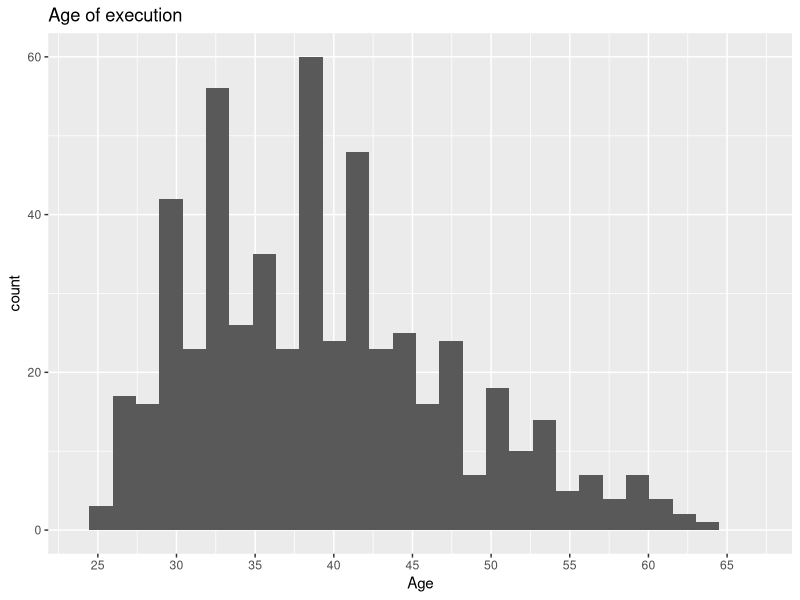
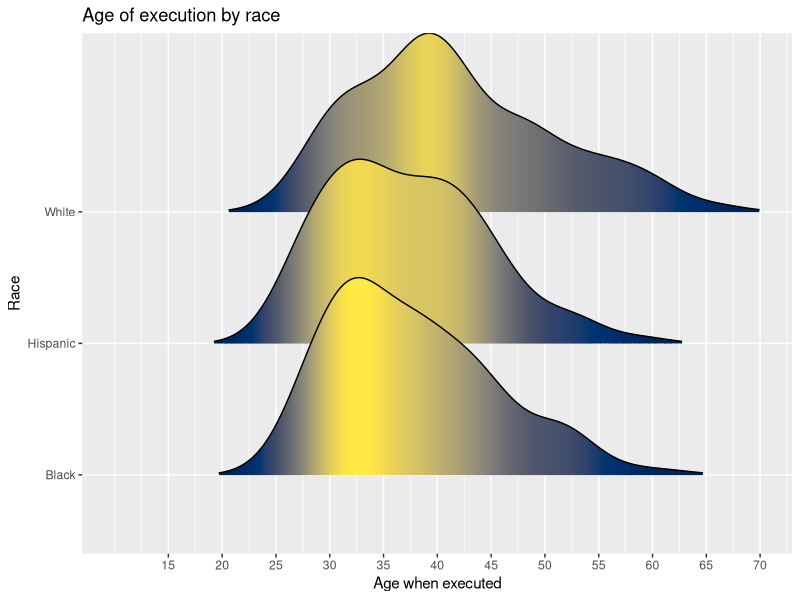
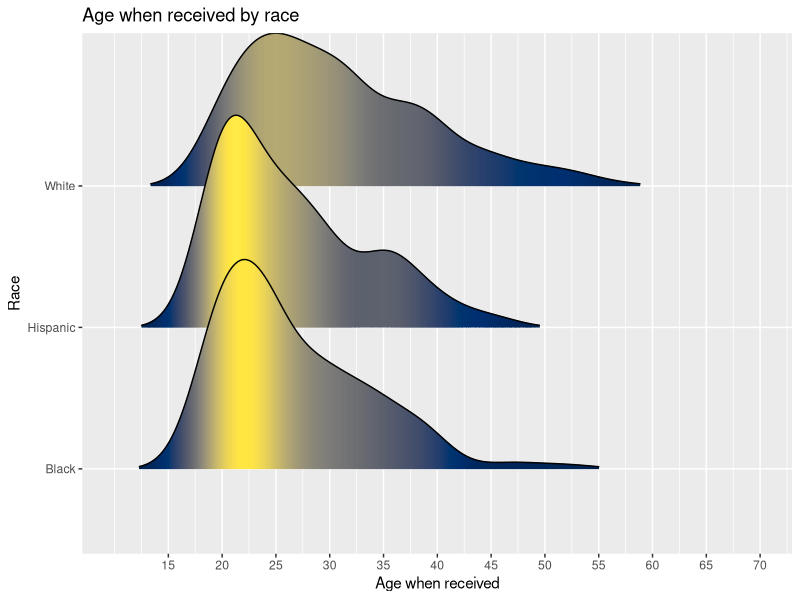
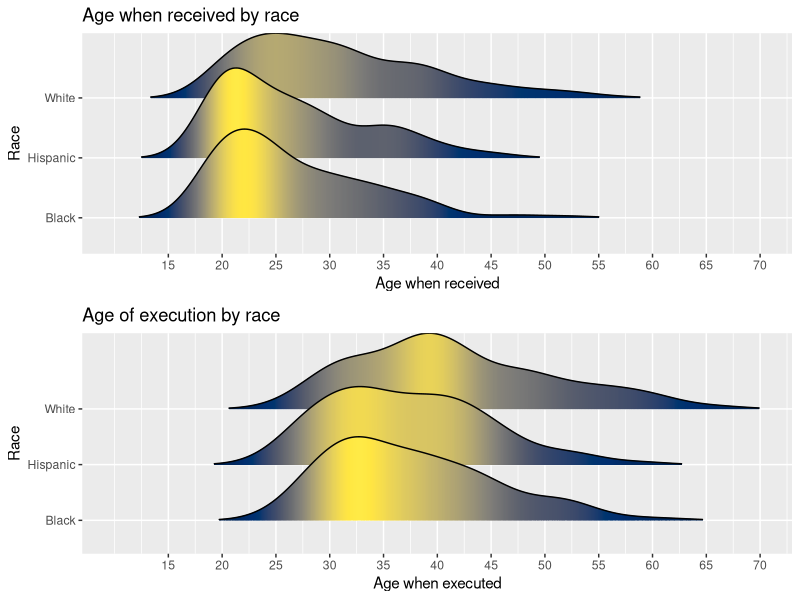
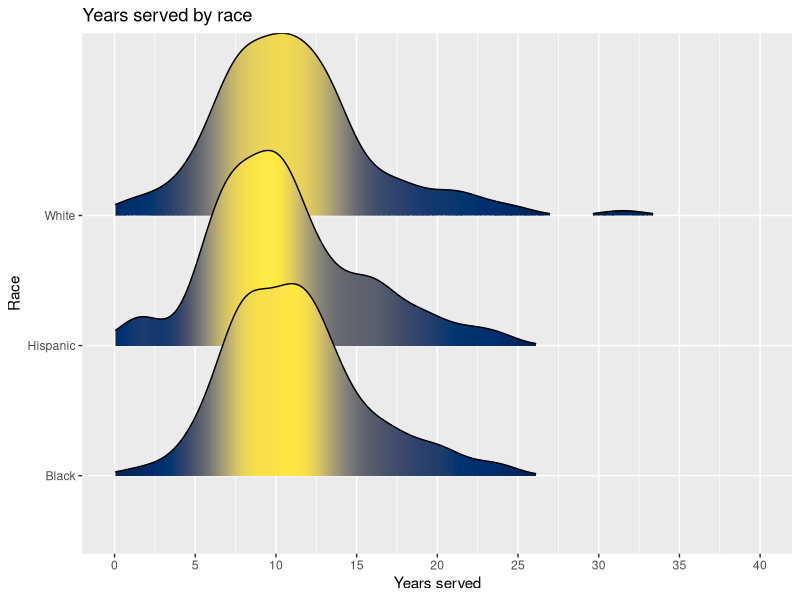
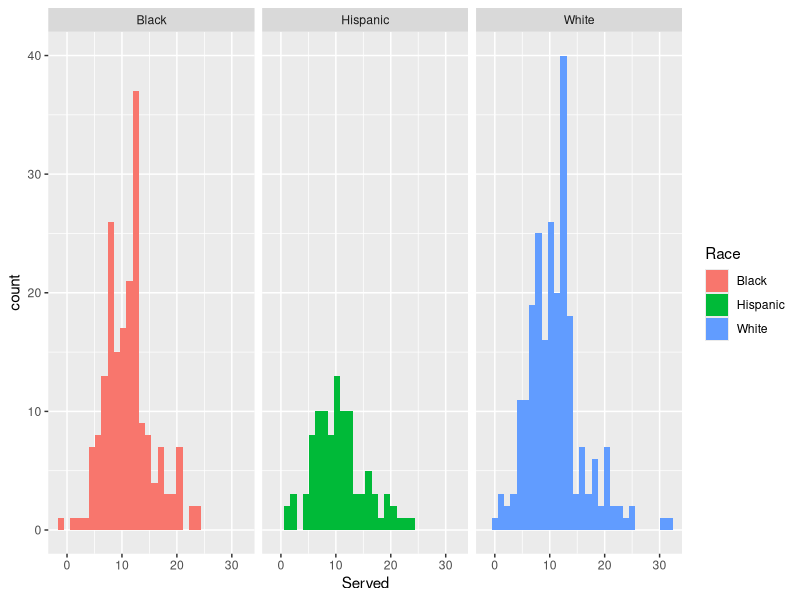
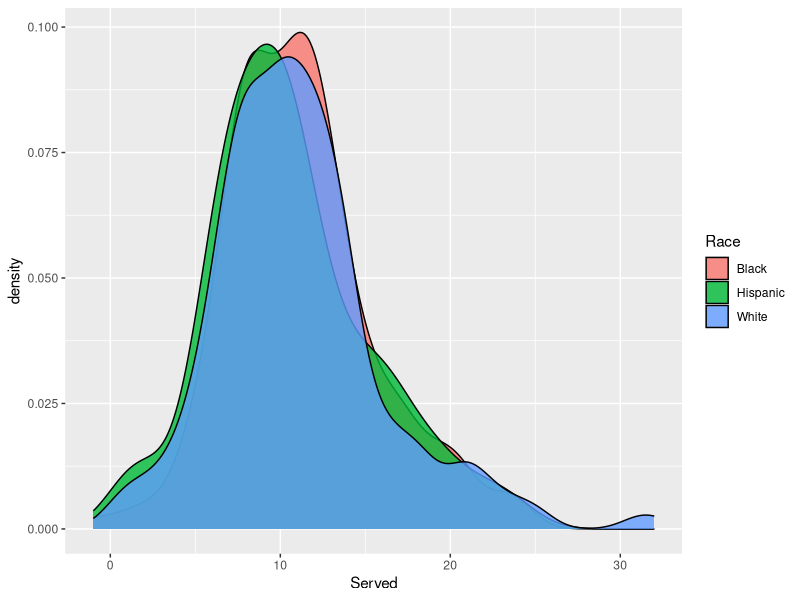
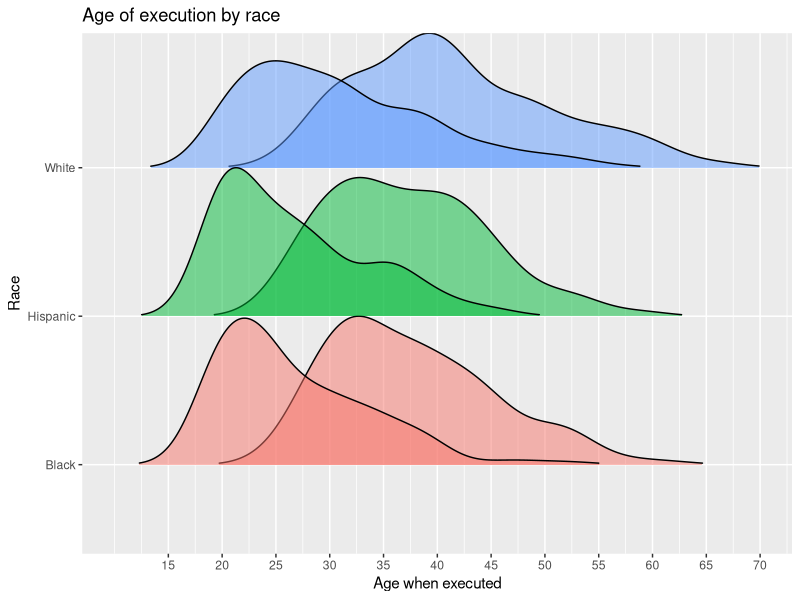

R code for these plots, in order: (Note: this script raises an error after producing the figures.)
if(!require(tibble)) install.packages("tibble")
library(tibble)
if(!require(tidyverse)) install.packages("tidyverse")
library(tidyverse)
if(!require(ggridges)) install.packages("ggridges")
library(ggridges)
if(!require(viridis)) install.packages("viridis")
library(viridis)
if(!require(gridExtra)) install.packages("gridExtra")
library(gridExtra)

setwd("C:/Users/e/Documents/R/inmate.last.words")
x <- read.csv("data/Texas Last Statement - CSV.csv", stringsAsFactors = F)

glimpse(x)
summary(x)

# EDA, focus on demographic
y <- x %>%
  select(Age,Race,AgeWhenReceived,EducationLevel,PreviousCrime) %>%
  mutate(Served = Age-AgeWhenReceived)
summary(y)

## Age of execution histogram
x %>% 
  ggplot(aes(x=Age))+
  geom_histogram()+
  scale_x_continuous(limits=c(min(y$Age),max(y$Age)),
                     breaks=c(seq(20,70,5)))+
  ggtitle("Age of execution")

## Segregate by race
summary(y$Race)

p1 <- x %>% 
  filter(Race != "Other") %>% 
  ggplot(aes(x=Age,y=Race,fill=..density..))+
  geom_density_ridges_gradient(scale=1.5,rel_min_height=.01)+
  scale_x_continuous(limits=c(10,70),
                     breaks=c(seq(15,70,5)))+
  ggtitle("Age of execution by race")+
  xlab("Age when executed")+
  theme(legend.position="none")+
  scale_fill_viridis(option="E")
p1

## Why are whites executed at a later age?
## Let's check AgeWhenReceived distribution
p2 <- x %>% 
  filter(Race != "Other") %>% 
  ggplot(aes(x=AgeWhenReceived,y=Race,fill=..density..))+
  geom_density_ridges_gradient(scale=1.5,rel_min_height=.01)+
  scale_x_continuous(limits=c(10,70),
                     breaks=c(seq(15,70,5)))+
  ggtitle("Age when received by race")+
  xlab("Age when received")+
  theme(legend.position="none")+
  scale_fill_viridis(option="E")
p2

grid.arrange(p2,p1,nrow=2)

## Seems like whites are received at a later age then hispanic or black,
## let's see if years served are basically the same
## And years served by race
p3 <- x %>% 
  filter(Race != "Other") %>% 
  mutate(Served = Age-AgeWhenReceived) %>% 
  ggplot(aes(x=Served,y=Race,fill=..density..))+
  geom_density_ridges_gradient(scale=1.5,rel_min_height=.01)+
  scale_x_continuous(limits=c(0,40),
                     breaks=c(seq(0,40,5)))+
  ggtitle("Years served by race")+
  xlab("Years served")+
  theme(legend.position="none")+
  scale_fill_viridis(option="E")
p3

## absolute frequency
x %>% 
  filter(Race != "Other") %>% 
  mutate(Served = Age-AgeWhenReceived) %>% 
  ggplot(aes(x=Served,fill=Race))+
  geom_histogram()+
  facet_wrap(Race~.)
  
## relative frequency
x %>% 
  filter(Race != "Other") %>% 
  mutate(Served = Age-AgeWhenReceived) %>% 
  ggplot(aes(x=Served,fill=Race))+
  geom_density(alpha=.8)
  facet_wrap(Race~.)

  
  x %>% 
    filter(Race != "Other") %>% 
    ggplot(aes(fill=Race))+
    geom_density_ridges(scale=1,rel_min_height=.01,alpha=.5,aes(x=Age,y=Race))+
    geom_density_ridges(scale=1,rel_min_height=.01,alpha=.5,aes(x=AgeWhenReceived, y=Race))+
    scale_x_continuous(limits=c(10,70),
                       breaks=c(seq(15,70,5)))+
    ggtitle("Age of execution by race")+
    xlab("Age when executed")+
    theme(legend.position="none")
  
  
  
y.a <- setDT(y)[, .N, by = .(Age)][order(-N)]
plot(y.a)


ggplot(y,aes(x=Age,fill=Race))+geom_histogram()+facet_wrap(Race~.)

ggplot(y,aes(x=Served,fill=Race))+geom_histogram()+facet_wrap(Race~.)
ggplot(y,aes(x=Age,y=Race,fill=Race))+geom_density_ridges(aes(alpha=.5))
